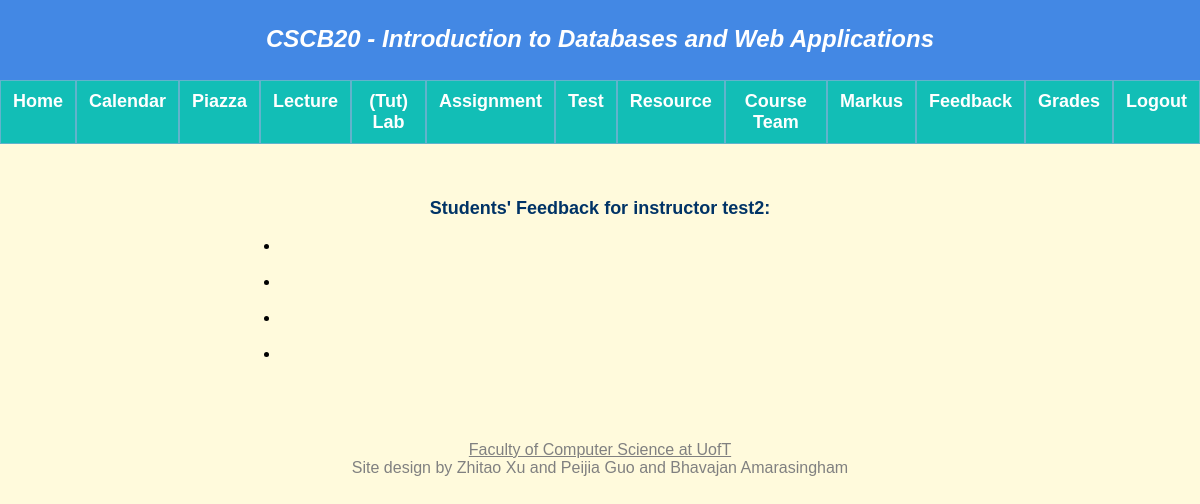
/feedback (signed in), run on an earlier commit of the app's database.
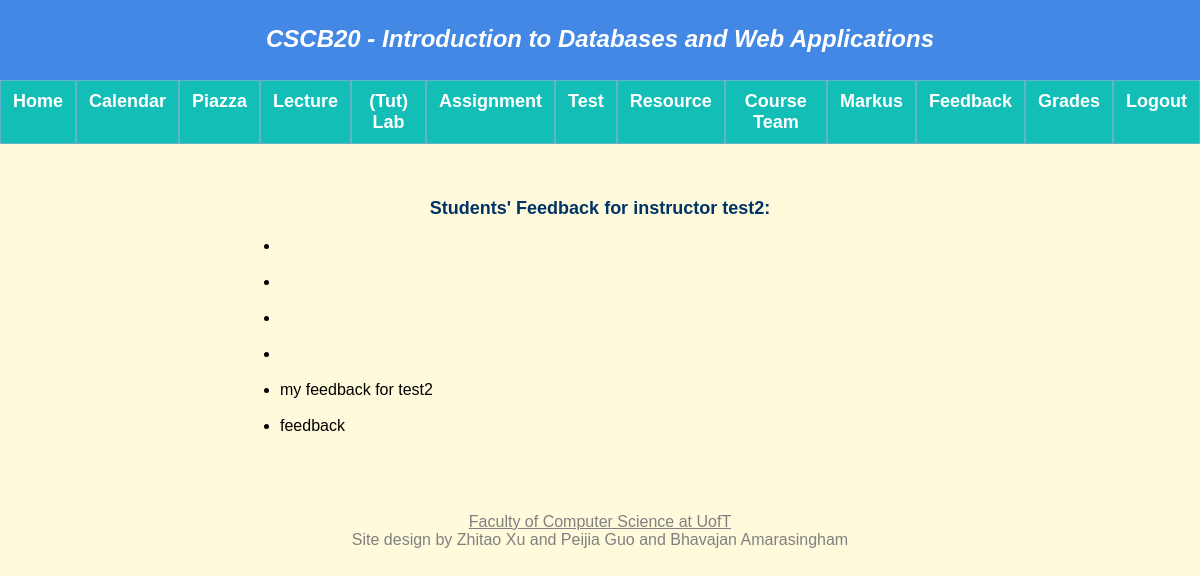
And on a later commit of the database.
### app.py (models this page shows, shortened)
class Feedback(db.Model):
    __tablename__ = 'Feedback'
    fid = db.Column(db.Integer, primary_key = True)
    feedbackText = db.Column(db.String(200), nullable=False)
    instructor_username= db.Column(db.Integer, db.ForeignKey('Person.username'), nullable = False)

### app.py (the view)
@app.route("/feedback", methods = ['GET', 'POST'])
def feedback():
    username = session['name']
    feedback_for_instructor = query_instructors_see(username)
    if request.method == 'GET':
         return render_template("feedback.html", feedback_for_instructor = feedback_for_instructor)

### app.py (called while the page is built)
def query_instructors_see(username):
    query_instructor = db.session.query(Feedback).filter(Feedback.instructor_username == username)
    return query_instructor

### templates/feedback.html (shortened to what this page needs)
{% extends "template.html" %}
{% block content %}
{% if not session.name %}
<p>Access Denied</p>
{% else %}
    {% if session.type == 1 %}
    <br>
    <div class="feedbacks">
        <h3>
            Students' Feedback for instructor
            {% if session.name %}
                {{ session.name }}:
            {% endif %}
        </h3>
        <br>
        <ul>
            {% for Feedbacks in feedback_for_instructor %}
            <li> {{ Feedbacks.feedbackText }} </li>
            <br>
            {% endfor %}
        </ul>
    </div>
    {% else %}
    <p>Access Denied</p>
    {% endif %}
{% endif %}
{% endblock %}

What changed in the data, as far as the page shows it:
added Feedback: feedbackText "my feedback for test2"
added Feedback: feedbackText "feedback"
